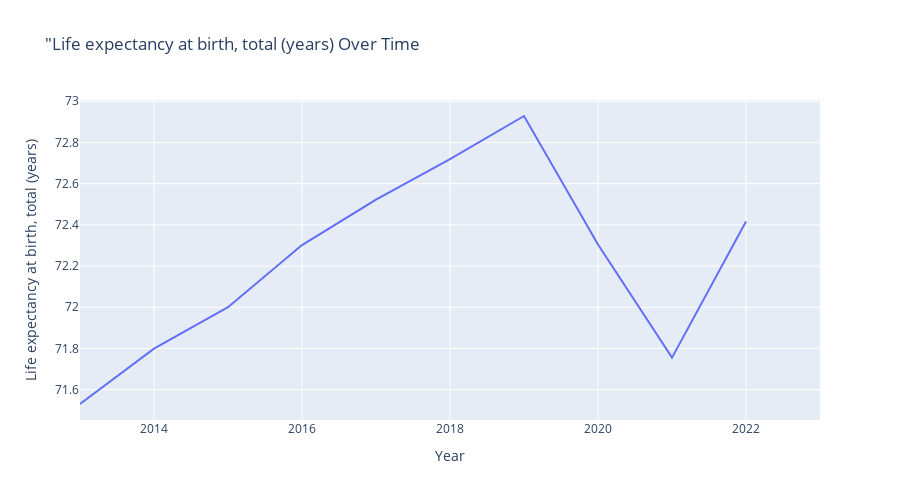

Here is the notebook cell this chart was saved with:
### Code cell
fig1 = px.line(
    lifeexpectancy_avg,
    x="Year",
    y= "Life expectancy at birth, total (years)",
    title='"Life expectancy at birth, total (years) Over Time',
    width=900,     
    height=500)
fig1

### Figure 1 — Plotly figure (JSON) as saved in the notebook; plotly's stock layout.template omitted (floating-point values rounded to 4 significant figures)
{"data": [{"hovertemplate": "Year=%{x}<br>Life expectancy at birth, total (years)=%{y}<extra></extra>", "legendgroup": "", "line": {"color": "#636efa", "dash": "solid"}, "marker": {"symbol": "circle"}, "mode": "lines", "name": "", "orientation": "v", "showlegend": false, "type": "scatter", "x": [2013, 2014, 2015, 2016, 2017, 2018, 2019, 2020, 2021, 2022, 2023], "xaxis": "x", "y": [71.53, 71.8, 72.0, 72.3, 72.52, 72.72, 72.93, 72.3, 71.76, 72.42, null], "yaxis": "y"}], "layout": {"height": 500, "legend": {"tracegroupgap": 0}, "title": {"text": "\"Life expectancy at birth, total (years) Over Time"}, "width": 900, "xaxis": {"anchor": "y", "domain": [0, 1], "title": {"text": "Year"}}, "yaxis": {"anchor": "x", "domain": [0, 1], "title": {"text": "Life expectancy at birth, total (years)"}}}}
